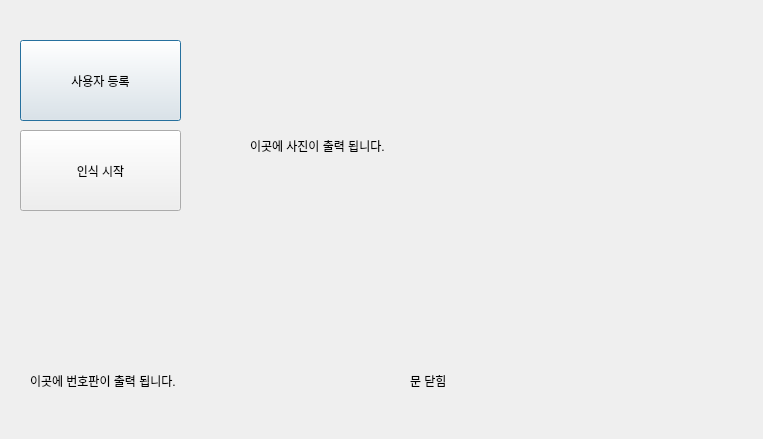
<?xml version="1.0" encoding="UTF-8"?>
<ui version="4.0">
 <class>Dialog</class>
 <widget class="QDialog" name="Dialog">
  <property name="geometry">
   <rect>
    <x>0</x>
    <y>0</y>
    <width>763</width>
    <height>439</height>
   </rect>
  </property>
  <property name="windowTitle">
   <string>Dialog</string>
  </property>
  <widget class="QPushButton" name="btn_1">
   <property name="geometry">
    <rect>
     <x>20</x>
     <y>40</y>
     <width>161</width>
     <height>81</height>
    </rect>
   </property>
   <property name="text">
    <string>사용자 등록</string>
   </property>
  </widget>
  <widget class="QPushButton" name="btn_2">
   <property name="geometry">
    <rect>
     <x>20</x>
     <y>130</y>
     <width>161</width>
     <height>81</height>
    </rect>
   </property>
   <property name="text">
    <string>인식 시작</string>
   </property>
  </widget>
  <widget class="QLabel" name="lbl_picture">
   <property name="geometry">
    <rect>
     <x>250</x>
     <y>10</y>
     <width>481</width>
     <height>271</height>
    </rect>
   </property>
   <property name="text">
    <string>이곳에 사진이 출력 됩니다.</string>
   </property>
  </widget>
  <widget class="QLabel" name="lbl2_picture">
   <property name="geometry">
    <rect>
     <x>30</x>
     <y>350</y>
     <width>261</width>
     <height>61</height>
    </rect>
   </property>
   <property name="text">
    <string>이곳에 번호판이 출력 됩니다.</string>
   </property>
  </widget>
  <widget class="QLabel" name="lbl2_picture_2">
   <property name="geometry">
    <rect>
     <x>410</x>
     <y>350</y>
     <width>261</width>
     <height>61</height>
    </rect>
   </property>
   <property name="text">
    <string>문 닫힘</string>
   </property>
  </widget>
 </widget>
 <resources/>
 <connections/>
</ui>
